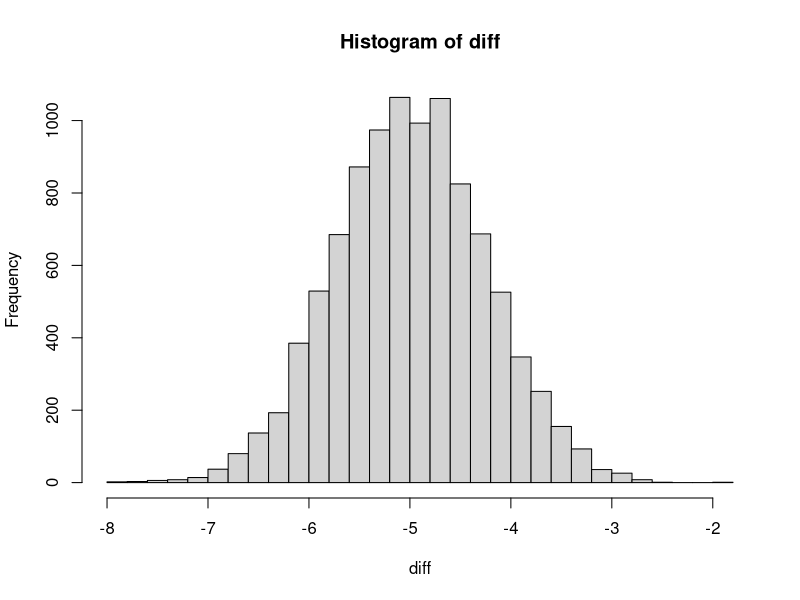

The R source for this figure:
# To get the distribution of difference in two sample mean

muX<- 20
muY<- 25
sigX<- 2.0
sigY<- 2.2
n<-16
m<-16
diff<-c()

for(i in 1:10000){
X<- rnorm(n,mean=muX, sd=sigX)
Y<- rnorm(m,mean=muY, sd=sigY)
difference<- (mean(X)- mean(Y))

diff<-c(diff,difference)

}

hist(diff, breaks=40)

print(paste("mean(Xbar - Ybar)= ", mean(diff)))

print(paste("sd(Xbar - Ybar)= ", sd(diff)))

print(paste("mu X - mu Y =", (muX-muY)))

print(paste("sd by formula =", (sqrt((sigX^2/n)+(sigY^2/m)))))

# [1] "mean(Xbar - Ybar)=  -5.01425191954622"
# [1] "sd(Xbar - Ybar)=  0.740633209685226"
# [1] "mu X- mu Y  -5"
# [1] "sd by formula  0.743303437365925"
